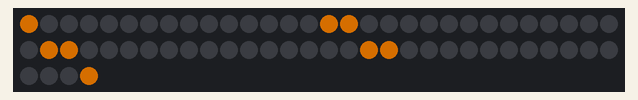
This sketch was run on a simulated Arduino Uno, built with avr-gcc and run on an emulated ATmega328P. Shown: 64 RGB LEDs in strip order, left to right, continuing on the next row. Dim RGB values are drawn brighter than linear; random numbers use the default seed unless the sketch sets one.

Above: at 1.1 s.
At 4.1 s:
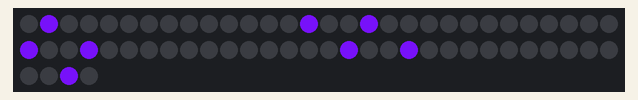
At 10.1 s:
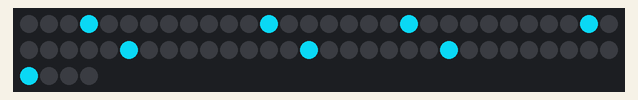
At 16.1 s:
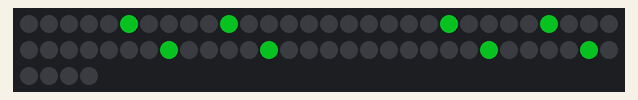
At 22.1 s:
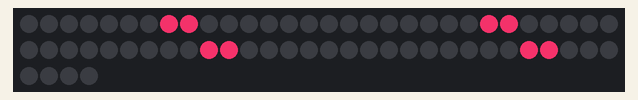
At 33.1 s:
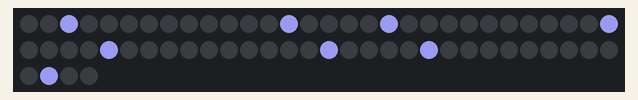

The sketch:

lines.ino
```cpp
#include <Adafruit_NeoPixel.h>
#ifdef __AVR__
  #include <avr/power.h>
#endif
#define LED_PIN 6
#define BUTTON 4


Adafruit_NeoPixel matrix = Adafruit_NeoPixel(64, LED_PIN, NEO_GRB + NEO_KHZ800);
int buttonState = 0;
int count = 0;
uint32_t off = matrix.Color(0 ,0, 0);
int maximum = 32;

void setup() {
  //pinMode(BUTTON, INPUT_PULLUP);
  matrix.begin();
  matrix.show();
  randomSeed(analogRead(0));
  Serial.begin(19200);
}

void loop() {
  for(int i = 0; i < 8; i++){
    set_line(i);
    delay(2000);
  }
  delay(2000);
}

void set_line(int start){
  uint32_t colour = get_random_colour();
  turn_all_off();
  delay(1000);
  int distance = 1+start*2;
  int minimum = distance;
  int i = start;
  while (i < 64){
     matrix.setPixelColor(i, colour);
     if (distance == minimum){
        distance = 15-(start*2);
      }
      else{
        distance = 1+(start*2);
      }
      i = i + distance;
  }
  matrix.show();
}


void turn_all_off() {
  for (int i = 0; i < matrix.numPixels(); i++){
    matrix.setPixelColor(i, off);
  }
  matrix.show();
}

uint32_t get_random_colour() {
  return matrix.Color(random(256), random(256), random(256));
}
```
